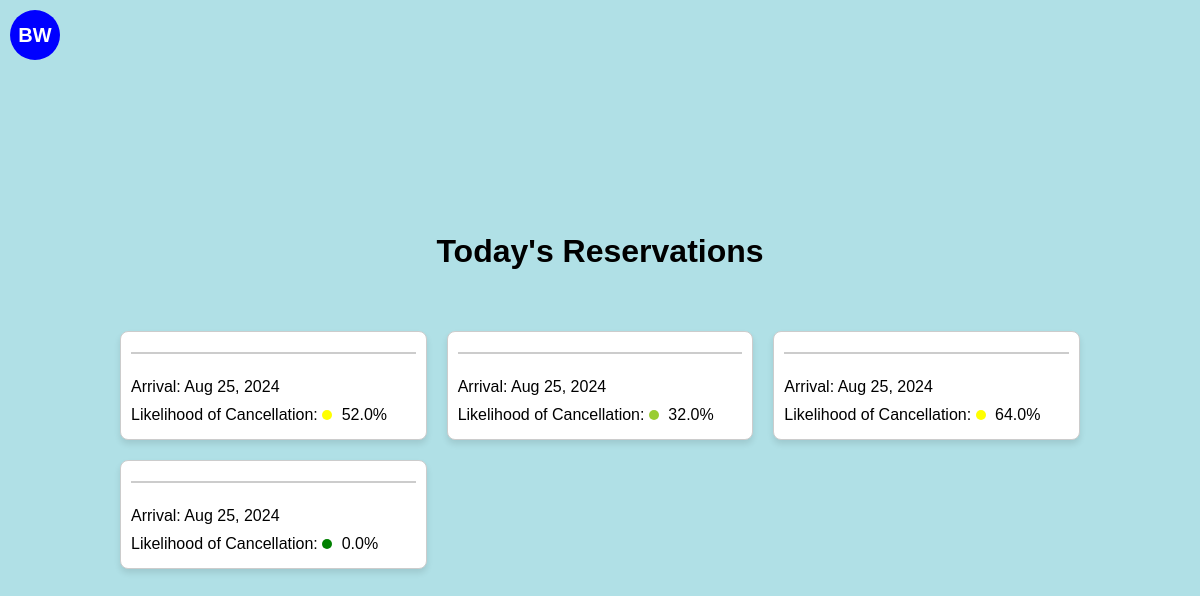
The page / on the database its author committed.
### cancellationPredictor/models.py (models this page shows, shortened)
class Booking(models.Model):
    month_of_booking = models.IntegerField()
    day_of_booking = models.IntegerField()
    weekday_of_booking = models.IntegerField()
    month_of_arrival = models.IntegerField()
    day_of_arrival = models.IntegerField()
    weekday_of_arrival = models.IntegerField()
    num_of_nights = models.IntegerField()
    is_repeated_guest = models.BooleanField()
    previous_stays = models.IntegerField()
    previous_cancellations = models.IntegerField()
    booking_to_arrival_duration = models.IntegerField()
    rate = models.DecimalField(max_digits=10, decimal_places=2)  # Assuming 'Rate' needs to handle decimals
    override = models.DecimalField(max_digits=10, decimal_places=2)  # Assuming 'Override' is a monetary value
    probability = models.DecimalField(max_digits=10, decimal_places=6)  # Storing probabilities with precision
    prediction = models.BooleanField()  # Assuming prediction is a binary outcome (True/False)
    guest_name = models.TextField()  # Adjust max_length as needed
    date_booking_made = models.DateField()
    scheduled_arrival = models.DateField()

### cancellationPredictor/views.py (the view)
# urls.py: path('', BookingListView.as_view(), name='booking-list'),
class BookingListView(ListView):
    model = Booking
    template_name = 'cancellationPredictor/booking_list.html'
    context_object_name = 'bookings'
    def get_queryset(self):
        today = timezone.localdate()
        today_arrivals = Booking.objects.filter(scheduled_arrival=today)
        fake = Faker()  # Create a Faker generator instance
        for booking in today_arrivals:
            booking.guest_name = fake.name()
        return today_arrivals

### cancellationPredictor/templatetags/custom_filters.py (called while the page is built)
@register.filter(name='multiply')
def multiply(value, arg):
    try:
        return float(value) * float(arg)
    except (ValueError, TypeError):
        return ''  # You might choose to handle the error differently.

### templates/cancellationPredictor/booking_list.html (shortened to what this page needs)
{% load custom_filters %}
<!DOCTYPE html>
<html>
<head>
</head>
<body>
    <div id="logo">BW</div>
    <h1>Today's Reservations</h1>
    <div class="grid-container">
        {% for booking in bookings %}
        <div class="card">
            <h3>{{ booking.guest_name }}</h3>
            <p>Arrival: {{ booking.scheduled_arrival|date:"M d, Y" }}</p>
            <p>Likelihood of Cancellation:
                <span class="probability-circle" style="background-color:
                    {% if booking.probability|multiply:100 < 25 %}
                        green
                    {% elif booking.probability|multiply:100 < 50 %}
                        yellowgreen
                    {% elif booking.probability|multiply:100 < 75 %}
                        yellow
                    {% else %}
                        red
                    {% endif %};
                "></span>
                {{ booking.probability|floatformat:2|multiply:100 }}%
            </p>
        </div>
        {% empty %}
        <p>No bookings available.</p>
        {% endfor %}
    </div>
</body>
</html>

### templates/cancellationPredictor/booking_list.html (style rules this page uses)
body { display: flex; flex-direction: column; align-items: center; justify-content: center; min-height: 100vh; margin: 0; font-family: Arial, sans-serif; background-color: #B0E0E6; }
#logo { position: absolute; top: 10px; left: 10px; width: 50px; height: 50px; background-color: #0000FF; border-radius: 50%; display: flex; justify-content: center; align-items: center; color: white; font-weight: bold; font-size: 20px; }
.grid-container { display: grid; grid-template-columns: repeat(auto-fill, minmax(250px, 1fr)); grid-gap: 20px; padding: 20px; width: 80%; max-width: 1000px; margin-top: 20px; }
.card { background-color: #FFFFFF; border: 1px solid #ccc; border-radius: 8px; box-shadow: 0 4px 6px rgba(0,0,0,0.1); padding: 10px; display: flex; flex-direction: column; justify-content: space-between; }
.card h3 { margin-top: 0; color: #333; border-bottom: 2px solid #ccc; padding-bottom: 10px; }
.card p { margin: 5px 0; }
.probability-circle { height: 10px; width: 10px; border-radius: 50%; display: inline-block; margin-right: 5px; }

### rows shown on the page
Booking: scheduled_arrival "Aug 25, 2024", probability|multiply "52.0"
Booking: scheduled_arrival "Aug 25, 2024", probability|multiply "32.0"
Booking: scheduled_arrival "Aug 25, 2024", probability|multiply "64.0"
Booking: scheduled_arrival "Aug 25, 2024", probability|multiply "0.0"
